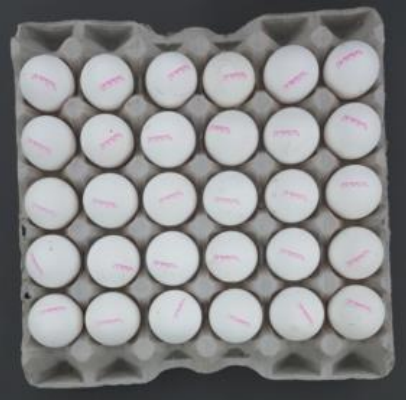
#> input picture Algorithm_testing/1.PNG, 406 x 401 px, given in place of 20201023_153816_3_ошибка_readme (1).avi, which was not available
$ python Algorithm_testing.py   (older library calls are emulated)
#> lines starting #> are read from the running program, lines starting #| are printed output that depends on the picture; pictures that were not available may be replaced by others from this repository, and a replacement may not be noted
import cv2
import numpy as np
from skimage.filters import threshold_multiotsu
from time import time


def fun(p):
    if p == 1:
        return 85
    elif p == 2:
        return 170
    elif p == 3:
        return 255
    return 0


blur_kernel_size = 15

cv2.namedWindow('Video')

cap = cv2.VideoCapture('20201023_153816_3_ошибка_readme (1).avi')
#cap = cv2.VideoCapture('20210328_165529.avi')

fps = cap.get(cv2.CAP_PROP_FPS)
count_frame = 1
sec = 0
n_frame = sec * fps
while True:
    ret, frame = cap.read()
#> frame is the input picture: shape (401, 406, 3); mean B, G, R 137.2, 136.3, 136
    # height = frame.shape[0]
    # width = frame.shape[1]
    print(count_frame)

    if count_frame < n_frame:
        pass
    else:
        start_time = time()

        hsv = cv2.cvtColor(frame, cv2.COLOR_BGR2HSV)
#> hsv: shape (401, 406, 3); mean H, S, V 77, 12.1, 139.2

        h, s, v = cv2.split(hsv)
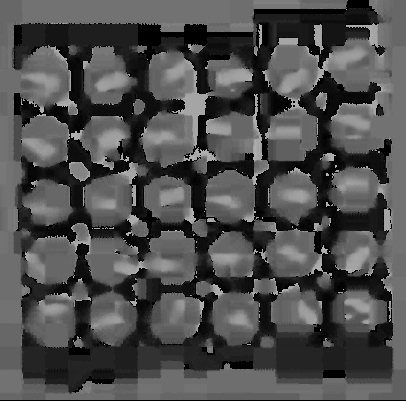
#> h: shape (401, 406); min 0, max 178, mean 77
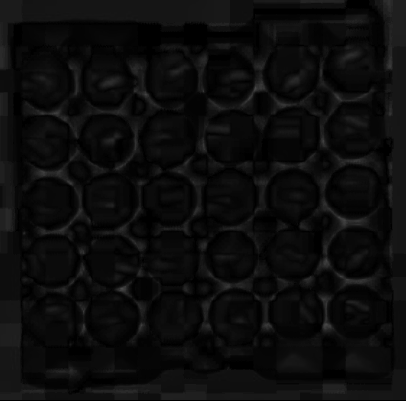
#> s: shape (401, 406); min 0, max 75, mean 12.1
        blur = cv2.GaussianBlur(v, (blur_kernel_size, blur_kernel_size), 0)
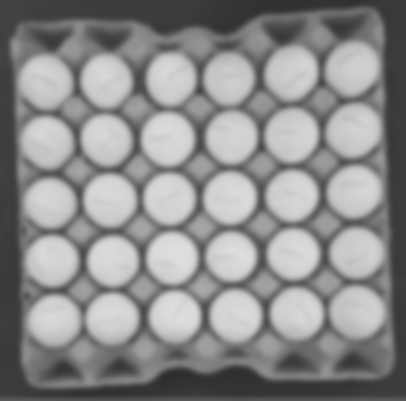
#> blur: shape (401, 406); min 46, max 222, mean 139

        # ret2, blur = cv2.threshold(blur, 150, 255, cv2.THRESH_TOZERO)

        thresholds = threshold_multiotsu(blur, classes=4)
#> thresholds = [87, 130, 176]
        # th1, th2, th3 = thresholds
        print(thresholds)
#| [ 87 130 176]

        regions = np.uint8(np.digitize(blur, bins=thresholds))
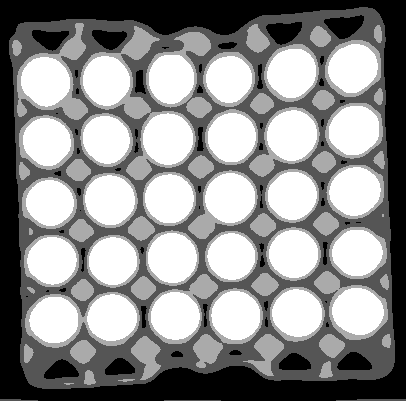
#> regions: shape (401, 406); min 0, max 3, mean 1.66; drawn with min black and max white

        v_func = np.vectorize(fun)
        regions = np.uint8(v_func(regions))

        grad_x = cv2.Sobel(regions, cv2.CV_64F, 1, 0, ksize=3)
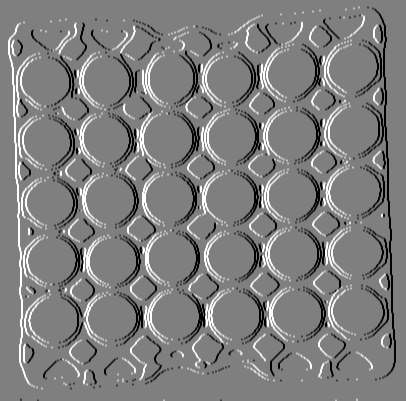
#> grad_x: shape (401, 406) float64; min -340, max 340, mean 0; drawn with min black and max white
        grad_y = cv2.Sobel(regions, cv2.CV_64F, 0, 1, ksize=3)
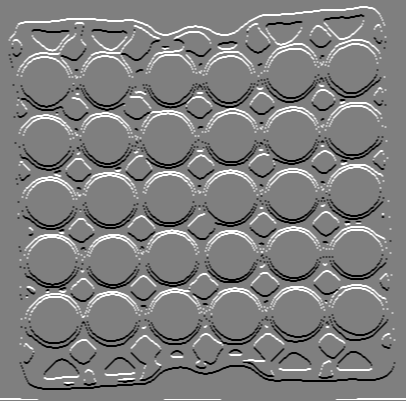
#> grad_y: shape (401, 406) float64; min -340, max 340, mean 0.5; drawn with min black and max white

        abs_grad_x = cv2.convertScaleAbs(grad_x)
        abs_grad_y = cv2.convertScaleAbs(grad_y)

        edges = cv2.addWeighted(abs_grad_x, 0.5, abs_grad_y, 0.5, 0)
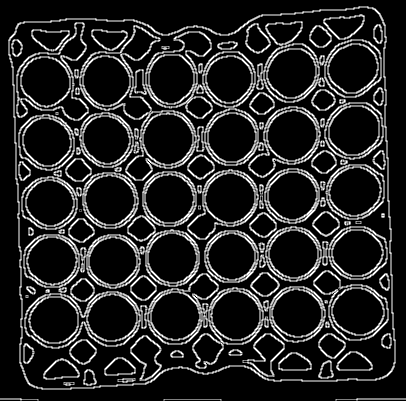
#> edges: shape (401, 406); min 0, max 255, mean 37.7

        cv2.imshow('Video', regions)

        key = cv2.waitKey(int(1/fps*1000))
#> (key Esc is pressed here)
        if key == 27:
            break

        finish_time = time()
        work_time = finish_time - start_time
        print(work_time)
        print()
    count_frame += 1

cap.release()
cv2.destroyAllWindows()

$ run again, on Algorithm_testing/2.PNG
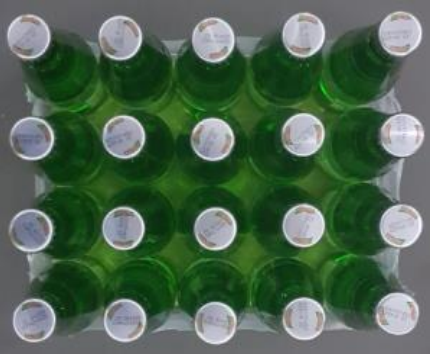
#> input picture Algorithm_testing/2.PNG, 430 x 355 px, given in place of 20201023_153816_3_ошибка_readme (1).avi, which was not available
#> frame is the input picture: shape (355, 430, 3); mean B, G, R 80.7, 101.7, 78
#> hsv: shape (355, 430, 3); mean H, S, V 81.2, 96, 104.4
#> `blur = cv2.GaussianBlur(v, (blur_kernel_size, blur_kernel_size), 0)`:
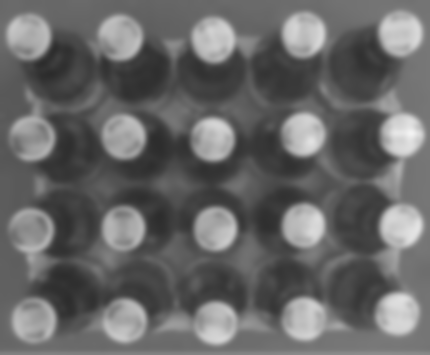
#> blur: shape (355, 430); min 43, max 243, mean 104.3
#> thresholds = [84, 124, 167]
#| [ 84 124 167]
#> `edges = cv2.addWeighted(abs_grad_x, 0.5, abs_grad_y, 0.5, 0)`:
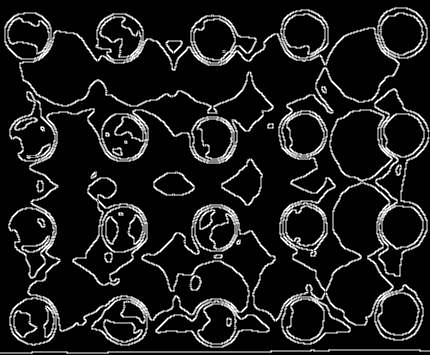
#> edges: shape (355, 430); min 0, max 255, mean 28.2
